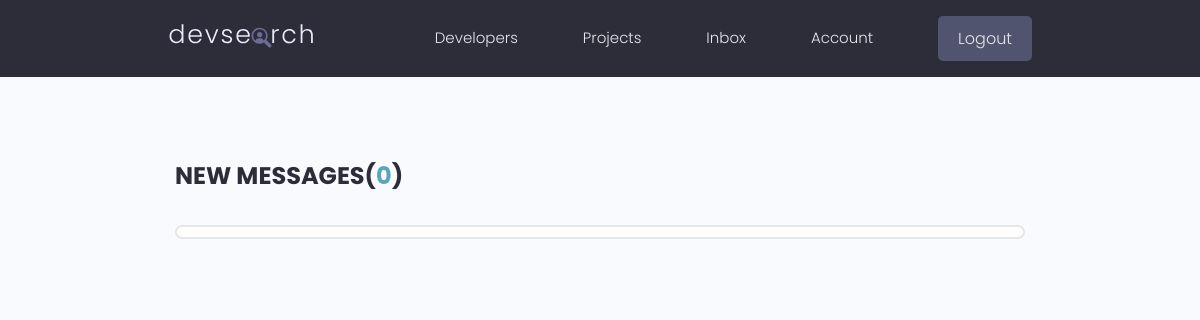
/users/inbox/ (signed in), run on an earlier commit of the app's database.
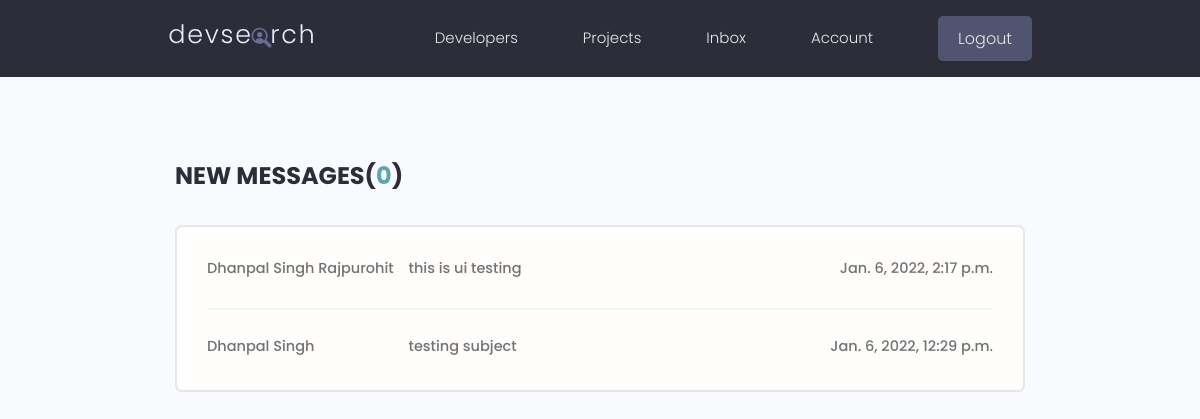
And on a later commit of the database.
### users/models.py (models this page shows, shortened)
class Message(models.Model):
    sender = models.ForeignKey(Profile, on_delete=models.SET_NULL, null=True, blank=True)
    recipient = models.ForeignKey(Profile, on_delete=models.SET_NULL, null=True, blank=True, related_name="messages")
    name = models.CharField(max_length=200, null=True, blank=True)
    email = models.EmailField(max_length=200, null=True, blank=True)
    subject = models.CharField(max_length=200, null=True, blank=True)
    body = models.TextField()
    is_read = models.BooleanField(default=False, null=True)
    created = models.DateTimeField(auto_now_add=True)
    id = models.UUIDField(default=uuid.uuid4, unique=True, primary_key=True, editable=False)
    class Meta:
        ordering = ['is_read', '-created']

### users/views.py (the view)
# urls.py: path('inbox/', views.inbox, name='inbox'),
@login_required(login_url='login')
def inbox(request):
    profile = request.user.profile
    messageRequests = profile.messages.all()
    unreadCount = messageRequests.filter(is_read=False).count()
    context = {'messageRequests': messageRequests, 'unreadCount': unreadCount}
    return render(request, 'users/inbox.html', context)

### users/templates/users/inbox.html
{% extends 'main.html' %}
{% block content %}
  <main class="inbox my-xl">
    <div class="content-box">
      <h3 class="inbox__title">New Messages(<span>{{unreadCount}}</span>)</h3>
      <ul class="messages">
        {% for message in messageRequests %}
        {% if message.is_read == false %}
          <li class="message message--unread">
        {% else %}
          <li class="message">
        {% endif %}
        <a href="{% url 'message' message.id %}">
          <span class="message__author">{{message.name}}</span>
          <span class="message__subject">{{message.subject}}</span>
          <span class="message__date">{{message.created}}</span>
        </a>
        </li>
        {% endfor %}
      </ul>
    </div>
  </main>
{% endblock content%}

What changed in the data, as far as the page shows it:
added Message: name "Dhanpal Singh Rajpurohit", subject "this is ui testing", created "Jan. 6, 2022, 2:17 p.m."
added Message: name "Dhanpal Singh", subject "testing subject", created "Jan. 6, 2022, 12:29 p.m."
